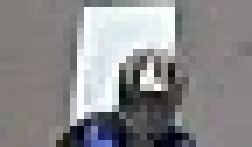
#> input picture Processed/on1.jpg, 36 x 21 px (shown 7 times larger)
$ python CircleDetection.py
#> lines starting #> are read from the running program, lines starting #| are printed output that depends on the picture
# -*- coding: utf-8 -*-
"""
Created on Sun May  7 16:48:12 2023

@author: dawso
"""

import cv2
import numpy as np
import matplotlib.pyplot as plt
import matplotlib.image as mpimg

# Read image.
img = cv2.imread('Processed/on1.jpg', cv2.IMREAD_COLOR)
#> img is the input picture: shape (21, 36, 3); mean B, G, R 139.3, 138.3, 138.5

gray = cv2.cvtColor(img, cv2.COLOR_BGR2GRAY)
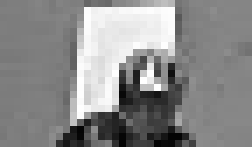
#> gray: shape (21, 36) (shown 7 times larger); min 4, max 255, mean 138.5

gray_blurred = cv2.blur(gray, (3, 3))
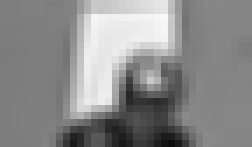
#> gray_blurred: shape (21, 36) (shown 7 times larger); min 13, max 248, mean 139

# Apply Hough transform on the blurred image.
detected_circles = cv2.HoughCircles(gray_blurred,
				cv2.HOUGH_GRADIENT, 1, 1, param1 = 100,
			param2 = 30, minRadius = 1, maxRadius = 100)
#> detected_circles = None


imgplot = plt.imshow(img)
plt.show()

# Draw circles that are detected.
if detected_circles is not None:

	# Convert the circle parameters a, b and r to integers.
	detected_circles = np.uint16(np.around(detected_circles))

	for pt in detected_circles[0, :]:
		a, b, r = pt[0], pt[1], pt[2]

		# Draw the circumference of the circle.
		cv2.circle(img, (a, b), r, (0, 255, 0), 2)

		# Draw a small circle (of radius 1) to show the center.
		# cv2.circle(img, (a, b), 1, (0, 0, 255), 1)

plt.figure()
plt.imshow(img)
plt.show()


# =============================================================================
# 		cv2.imshow("Detected Circle", img)
# 		cv2.waitKey(0)
# =============================================================================
